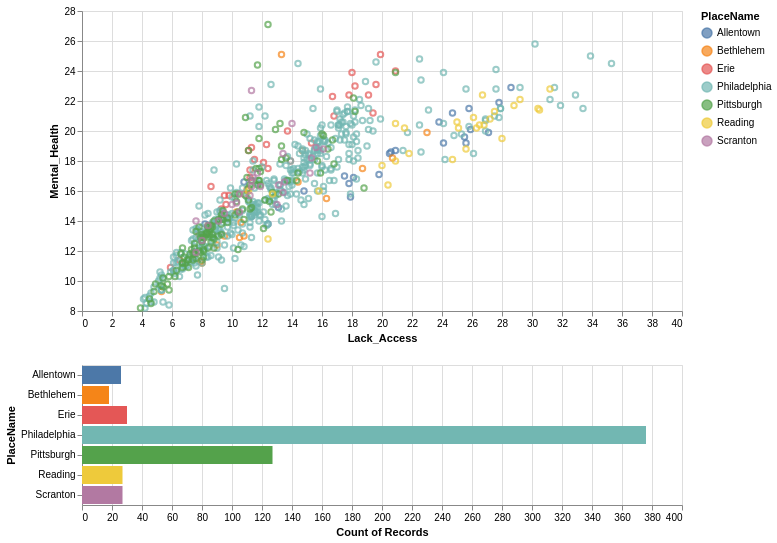

Source (Vega-Lite JSON):
### Vega-Lite specification from a JSON file in a GitHub repository (floating-point values rounded to 4 significant figures; data arrays with more than 128 entries replaced by an {"elided": "..."} marker saying what was removed)
{"config": {"view": {"continuousWidth": 400, "continuousHeight": 300}}, "vconcat": [{"mark": "point", "encoding": {"color": {"condition": {"type": "nominal", "field": "PlaceName", "selection": "selector082"}, "value": "lightgray"}, "x": {"type": "quantitative", "field": "Lack_Access", "scale": {"zero": false}}, "y": {"type": "quantitative", "field": "Mental_Health", "scale": {"zero": false}}}, "selection": {"selector082": {"type": "interval"}}, "width": 600}, {"mark": "bar", "encoding": {"color": {"type": "nominal", "field": "PlaceName"}, "x": {"type": "quantitative", "aggregate": "count", "field": "PlaceName"}, "y": {"type": "nominal", "field": "PlaceName"}}, "transform": [{"filter": {"selection": "selector082"}}], "width": 600}], "data": {"name": "data-c86d580591e40072db8e203793a5d621"}, "$schema": "https://vega.github.io/schema/vega-lite/v4.8.1.json", "datasets": {"data-c86d580591e40072db8e203793a5d621": {"elided": "631 records"}}}
